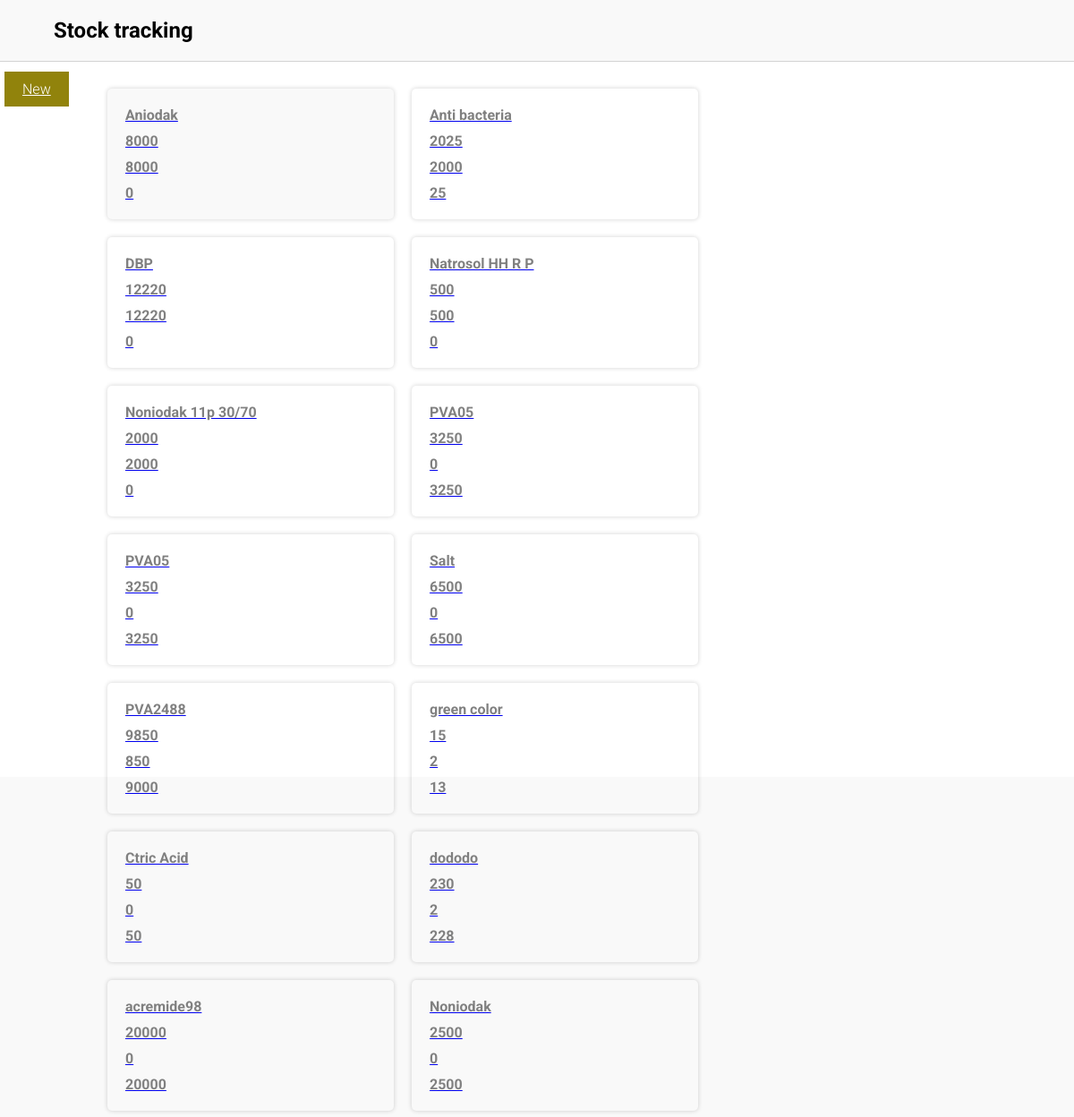
The app's page /, older data.
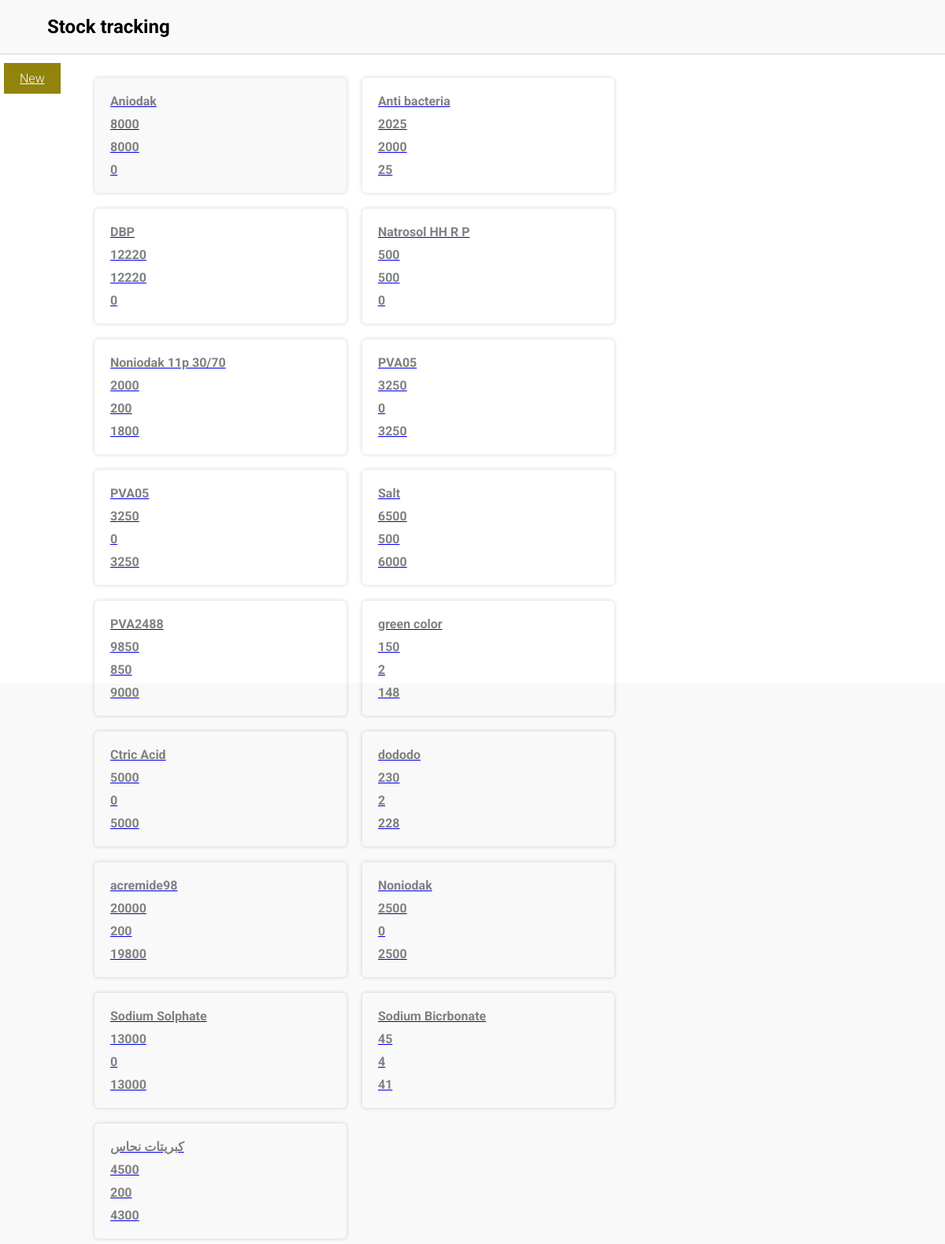
The same page, newer data.
### main/models.py (models this page shows, shortened)
class Item(models.Model):
    itemName = models.CharField(max_length=50)
    itemDescription = models.TextField()
    store = models.ForeignKey(Store, on_delete=models.CASCADE)
    group = models.ForeignKey(Group, on_delete=models.CASCADE)
    count = models.PositiveIntegerField(default=0)
    actualCount = models.PositiveIntegerField(default=0)
    class Meta:
        verbose_name = "Item"
        verbose_name_plural = "Items"
    @property
    def diff(self):
        return self.count - self.actualCount

### main/views.py (the view)
# urls.py: path('', views.main, name='main'),
def main(request):
    items = Item.objects.all()
    context  = {
        'items': items,
    }
    return render(request, 'home.html', context=context)

### main/templates/home.html (shortened to what this page needs)
{% extends "base.html" %}
{% load static %}
    {% block container %}
    <link rel="stylesheet" href="{% static 'styles/style2.css' %}">
    <div class='mainbody'>
        <a href="{% url 'newitem' %}" class="btn">New</a>
            <div class="mainSection">
                {% for item in items %}
                <a href="{% url 'getdetails' item.id %}" >
                    <div class="card">
                        <div class="card-item">{{item.itemName}}</div>
                        <div class="card-item">{{item.count}}</div>
                        <div class="card-item">{{item.actualCount}}</div>
                        <div class="card-item">{{item.diff}}</div>
                    </div>
                </a>
                {% endfor %}
            </div>
        </div>
        {% endblock container %}

Row changes from the older to the newer data that the page shows:
changed Item "Noniodak 11p 30/70": actualCount "2000" → "200"; diff "0" → "1800"
changed Item "Salt": actualCount "0" → "500"; diff "6500" → "6000"
changed Item "green color": count "15" → "150"; diff "13" → "148"
changed Item "Ctric Acid": count "50" → "5000"; diff "50" → "5000"
changed Item "acremide98": actualCount "0" → "200"; diff "20000" → "19800"
added Item: itemName "Sodium Solphate", count "13000", actualCount "0", diff "13000"
added Item: itemName "Sodium Bicrbonate", count "45", actualCount "4", diff "41"
added Item: itemName "كبريتات نحاس", count "4500", actualCount "200", diff "4300"
